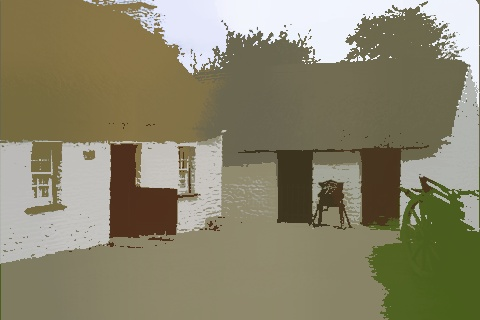
//> input picture trets2018-images/cottage-mean-shifted.jpg, 480 x 320 px
$ ./visual-saliency ../../../trets2018-images/cottage-mean-shifted.jpg out.png   (built with g++ and OpenCV 4)
//> lines starting //> are read from the running program, lines starting //| are printed output that depends on the picture
/* Visual saliency in C++ without 3rd party library support
 *
 * Rob Stewart <R.Stewart@hw.ac.uk>, Heriot-Watt University
 * Date: 18.07.2017
 */

#include <opencv2/core/core.hpp>
#include <opencv2/highgui/highgui.hpp>
#include <opencv2/imgproc/imgproc.hpp>
#include <stdio.h>
#include <iostream>

using namespace cv;
using namespace std;

#define width 512
#define height 512

/* lower level: blur 2D filter */
void blurFilter (int **image, int w, int h) {
  for (int j=0;j<h;++j) {
    for (int i=0;i<w;++i) {
      int left  = i == 0 ? 0 : i - 1;
      int right = i == w-1 ? i : i + 1;
      int above = j == 0 ? 0 : j - 1;
      int below = j == h-1 ? j : j + 1;
      image[j][i] =
        ( image[above][left] + image[above][i] + image[above][right]
          + image[j][left] + image[j][i] + image[j][right]
          + image[below][left] + image[below][i] +
          image[below][right]) / 9;
    }
  }
}

/* four wavelet subbands */
struct fwt_t {
  int **ll;
  int **lh;
  int **hl;
  int **hh;
} fwt_bands ;

/* medium level: forward wavelet transform */
fwt_t fwt(int **image, int w, int h) {
  /* step 1: row wise */
  int **lBand = new int*[h];
  int **hBand = new int*[h];
  int **llBand = new int*[h/2];
  int **lhBand = new int*[h/2];
  int **hlBand = new int*[h/2];
  int **hhBand = new int*[h/2];

  for (int i=0; i<h; ++i)
    hBand[i] = new int[w/2];
  for (int i=0; i<h; ++i)
    lBand[i] = new int[w/2];

  for (int row=0;row<h;row++) {
    for (int col=0;col<w;++col) {
      int left = col == 0 ? 0 : col-1;
      int right = col == w-1 ? w-1 : col+1;

      if (col % 2 == 0) { // low
        lBand[row][(int)(col/2)] =
          image[row][col]
          + ((image[row][left]
              + image[row][right])>>2);
      }
      else { // high
        hBand[row][(int)(col/2)] =
          image[row][col]
          - ((image[row][left]
              + image[row][right])>>1);
      }
    }
  }

  /* step 2: column wise low */
  for (int i=0; i<h/2; ++i)
    lhBand[i] = new int[w/2];
  for (int i=0; i<h/2; ++i)
    llBand[i] = new int[w/2];

  for (int row=0;row<h;row++) {
    for (int col=0;col<w/2;++col) {
      int above = row == 0 ? 0 : row-1;
      int below = row == h-1 ? h-1 : row+1;

      if (row % 2 == 0) { // low
        llBand[(int)row/2][col] =
          max(0,
          lBand[row][col]
          + ((lBand[above][col]
              + lBand[below][col])>>2));
      }
      else { // high
        lhBand[(int)row/2][col] =
          max(0,
          lBand[row][col]
          - ((lBand[above][col]
              + lBand[below][col])>>1));
      }
    }
  }

  /* step 3: column wise high */
  for (int i=0; i<h/2; ++i)
    hlBand[i] = new int[w/2];
  for (int i=0; i<h/2; ++i)
    hhBand[i] = new int[w/2];

  for (int row=0;row<h;row++) {
    for (int col=0;col<w/2;++col) {
      int above = row == 0 ? 0 : row-1;
      int below = row == h-1 ? h-1 : row+1;

      if (row % 2 == 0) { // low
        hlBand[(int)row/2][col] =
          max(0,
          hBand[row][col]
          + ((hBand[above][col]
              + hBand[below][col])>>2));
      }
      else { // high
        hhBand[(int)row/2][col] =
          max(0,
          hBand[row][col]
          - ((hBand[above][col]
              + hBand[below][col])>>1));
      }
    }
  }
  fwt_t bands = { llBand, lhBand, hlBand, hhBand };
  return bands;
}

int** mapForm(int **l1,int **l2,int **l3,int **l4,int
                **l5, int w, int h) {
  int **newImage = new int*[h];
  for (int i=0; i<h; ++i) {
    newImage[i] = new int[w];
  }
  for (int i=0;i<w;++i) {
    for (int j=0;j<h;++j) {
      newImage[j][i] =
        l1[j][i]*0.5 + l2[j][i]*0.8 + l3[j][i]*0.3 + l4[j][i]*0.2 + l5[j][i]*0.1;
    }
  }
  return newImage;
}

int** orientForm(int **image1,int **image2,int **image3, int
  w, int h) {
  int **newImage = new int*[h];
  for (int i=0; i<h; ++i) {
    newImage[i] = new int[w];
  }
  for (int i=0;i<w;++i) {
    for (int j=0;j<h;++j) {
      newImage[j][i] =
        image1[j][i]*0.2 + image2[j][i]*0.2 + image3[j][i]*0.2;
      newImage[j][i] = min (255,newImage[j][i]);
    }
  }
  return newImage;
}

int** resize(int **image, int w, int h, int scale) {
  int **scaledImage = new int*[h*scale];
  for (int i=0; i<h*scale; ++i) {
    scaledImage[i] = new int[w*scale];
  }
  for (int i=0; i<w*scale; ++i) {
    for (int j=0;j<h*scale; ++j) {
      scaledImage[j][i] = image[j/scale][i/scale];
    }
  }
  return scaledImage;
}

/* higher level: visual saliency */
int** visualSaliency(int **image) {
  fwt_t l1 = fwt(image, width, height);
  fwt_t l2 = fwt(l1.ll, width/2, height/2);
  fwt_t l3 = fwt(l2.ll, width/4, height/4);
  fwt_t l4 = fwt(l3.ll, width/8, height/8);
  fwt_t l5 = fwt(l4.ll, width/16, height/16);

  blurFilter(l1.lh,width/2, height/2);
  blurFilter(l2.lh,width/4, height/4);
  blurFilter(l3.lh,width/8, height/8);
  blurFilter(l4.lh,width/16, height/16);
  blurFilter(l5.lh,width/32, height/32);

  blurFilter(l1.hl,width/2, height/2);
  blurFilter(l2.hl,width/4, height/4);
  blurFilter(l3.hl,width/8, height/8);
  blurFilter(l4.hl,width/16, height/16);
  blurFilter(l5.hl,width/32, height/32);

  blurFilter(l1.hh,width/2, height/2);
  blurFilter(l2.hh,width/4, height/4);
  blurFilter(l3.hh,width/8, height/8);
  blurFilter(l4.hh,width/16, height/16);
  blurFilter(l5.hh,width/32, height/32);

  int** lh1_resized = resize(l1.lh,width/2, height/2,2);
  int** lh2_resized = resize(l2.lh,width/4, height/4,4);
  int** lh3_resized = resize(l3.lh,width/8, height/8,8);
  int** lh4_resized = resize(l4.lh,width/16, height/16,16);
  int** lh5_resized = resize(l5.lh,width/32, height/32,32);

  int** hl1_resized = resize(l1.hl,width/2, height/2,2);
  int** hl2_resized = resize(l2.hl,width/4, height/4,4);
  int** hl3_resized = resize(l3.hl,width/8, height/8,8);
  int** hl4_resized = resize(l4.hl,width/16, height/16,16);
  int** hl5_resized = resize(l5.hl,width/32, height/32,32);

  int** hh1_resized = resize(l1.hh,width/2, height/2,2);
  int** hh2_resized = resize(l2.hh,width/4, height/4,4);
  int** hh3_resized = resize(l3.hh,width/8, height/8,8);
  int** hh4_resized = resize(l4.hh,width/16, height/16,16);
  int** hh5_resized = resize(l5.hh,width/32, height/32,32);

  int** mapVer =
    mapForm(lh1_resized,lh2_resized,lh3_resized,lh4_resized,lh5_resized,width,height);
  int** mapHor =
  mapForm(hl1_resized,hl2_resized,hl3_resized,hl4_resized,hl5_resized,width,height);
  int** mapDia =
  mapForm(hh1_resized,hh2_resized,hh3_resized,hh4_resized,hh5_resized,width,height);

  int** mapOrient = orientForm(mapVer,mapHor,mapDia,width,height);

  return mapOrient;
}

void saveImage(string const &fname, uchar** image, int w, int h) {
  /* convert array of pointers to consecutive memory */
  uchar *data = new uchar[w*h];
  for (int j=0; j<h; j++) {
    for (int i=0; i<w; i++) {
      data[w*j+i] = image[j][i];
    }
  }
  Mat newY = Mat(Size(w,h), CV_8UC1, data);
  imwrite(fname,newY);
}


int main( int argc, char** argv )
{
  if( argc != 3)
    {
      cout <<" Usage: ./VisualSaliency <input_image> <output_image>" << endl;
      return -1;
    }

  /* parse the image file */
  Mat image;
  image = imread(argv[1], CV_LOAD_IMAGE_COLOR);
//> image is the input picture: 320 rows x 480 cols, CV_8UC3; mean B, G, R 106, 131.5, 136.8
  if(! image.data )
    {
      cout <<  "Could not open or find the image" << std::endl ;
      return -1;
    }

  Mat yuvImage = image.clone();
  cvtColor(image, yuvImage, CV_BGR2YCrCb);
//> yuvImage: 320 rows x 480 cols, CV_8UC3; mean of channels 0, 1, 2 130.2, 132.7, 114.4

  /* extract the Y channel from YUV colour space */
  Mat yuvChan[3];
  split(yuvImage, yuvChan);
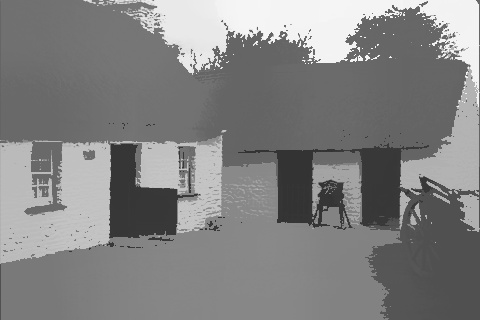
//> yuvChan[0]: 320 rows x 480 cols, CV_8UC1; min 45, max 252, mean 130.2
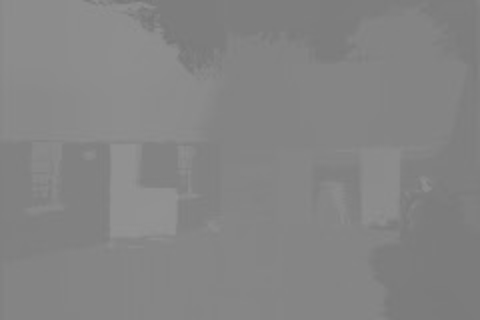
//> yuvChan[1]: 320 rows x 480 cols, CV_8UC1; min 120, max 148, mean 132.7
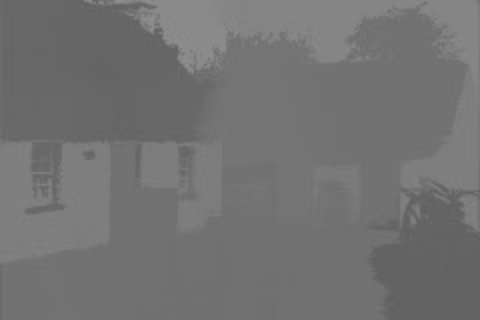
//> yuvChan[2]: 320 rows x 480 cols, CV_8UC1; min 95, max 145, mean 114.4
  Mat y = yuvChan[0];

  uchar **array = new uchar*[height];
  for (int i=0; i<height; ++i)
    array[i] = new uchar[width];

  for (int i=0; i<height; ++i)
    array[i] = y.ptr<uchar>(i);

  int **img = new int*[height];
  for (int i=0; i<height; ++i)
    img[i] = new int[width];

  for (int j=0;j<width;j++) {
    for (int i=0;i<height;i++) {
      img[j][i] = array[j][i];
    }
  }

  /* computation on the Y channel */
  int** result = visualSaliency(img);

  /* write the Y channel as an image to file */
  uchar **castedImg = new uchar*[height];
  for (int i=0; i<height; ++i)
    castedImg[i] = new uchar[width];

  for (int i=0;i<width;i++) {
    for (int j=0;j<height;j++) {
      castedImg[j][i] = result[j][i];
    }
  }

  saveImage(argv[2],castedImg,width,height);
//> in saveImage, `Mat newY = Mat(Size(w,h), CV_8UC1, data);`:
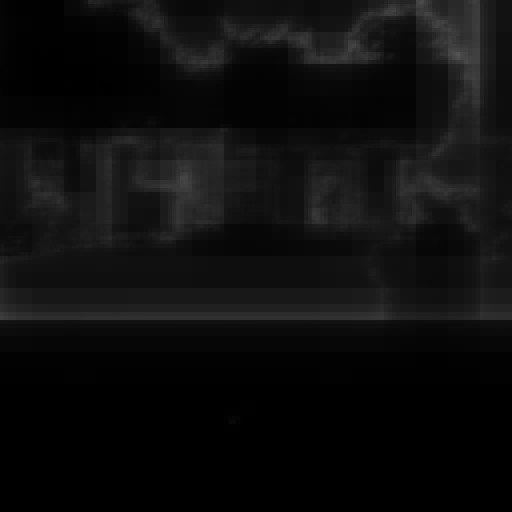
//> newY: 512 rows x 512 cols, CV_8UC1; min 0, max 84, mean 13.3

  return 0;
}

$ run again, on trets2018-images/edinburgh-castle-bright.jpg
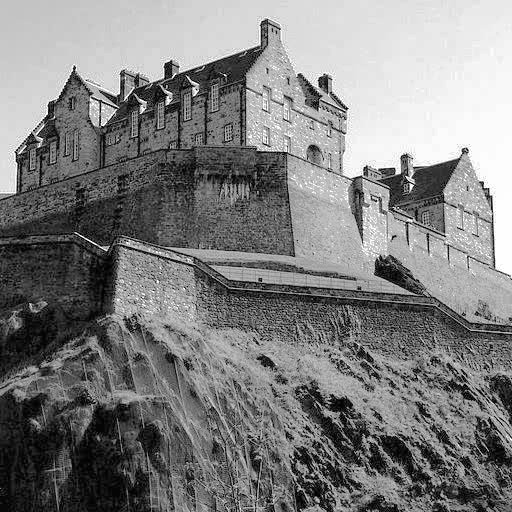
//> input picture trets2018-images/edinburgh-castle-bright.jpg, 512 x 512 px
//> image is the input picture: 512 rows x 512 cols, CV_8UC3; min 0, max 255, mean 128.1
//> yuvImage: 512 rows x 512 cols, CV_8UC3; mean of channels 0, 1, 2 128.1, 128, 128
//> in saveImage, `Mat newY = Mat(Size(w,h), CV_8UC1, data);`:
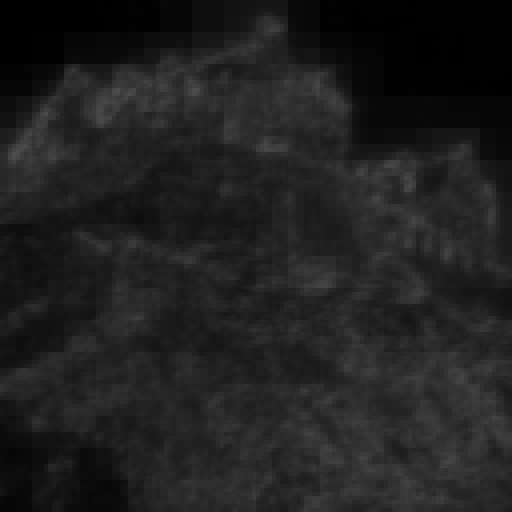
//> newY: 512 rows x 512 cols, CV_8UC1; min 0, max 79, mean 31.7
